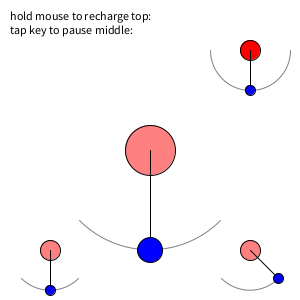
Frame 1 (no input)
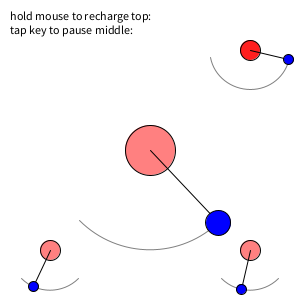
Frame 60 (the mouse pressed at the canvas centre just before this capture)
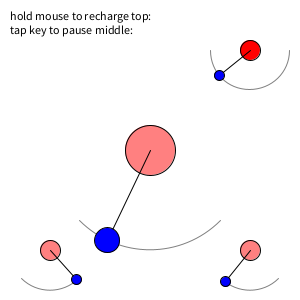
Frame 120 (the mouse held since frame 60 and released just before this capture)

The Processing sketch that drew these frames (run headless with seeded random() and noise(); from frame 60 on, the mouse is pressed at the canvas centre):

// Processing sketch: Pendulums
// ── Pendulums.pde
// Pendulums -- a sin-based pendulum class
// Jeremy Douglass 2017-04-16 Processing 3.2.2
// based on a sketch: https://forum.processing.org/two/discussion/15855/is-it-possible-to-create-a-pendolum-with-sin-and-cos

Pendulum pen, penDouble, penOffset, penSlow;

void setup() {
  size(300, 300);
  pen       = new Pendulum(100, PI/100, 0.5, 0, 0);
  penDouble = new Pendulum( 40, PI/50, 0.5, 0, 0);
  penOffset = new Pendulum( 40, PI/100, 0.5, 0, HALF_PI);
  penSlow   = new Pendulum( 40, PI/100, 1.0, 0.002, 0);
}
void draw() {
  background(255);
  fill(0);
  text("hold mouse to recharge top: \ntap key to pause middle:", 10, 20);

  translate(width/2, height/2);
  penDraw(pen);
  translate(-100, 100);
  penDraw(penDouble);
  translate(200, 0);
  penDraw(penOffset);
  translate(0, -200);
  penDraw(penSlow);

  if (mousePressed) {
    penSlow.faster();
  } else {
    penSlow.slower();
  }
}

void keyReleased() {
  pen.paused = !pen.paused; // freeze-unfreeze pendulum
}

void penDraw(Pendulum p) {
  if (!p.paused) { 
    p.update();
  }
  pushStyle();
  noFill();
  stroke(128);
  arc(0, 0, 2*p.rod, 2*p.rod, HALF_PI*(1-p.strength), HALF_PI*(1-p.strength) + PI*p.strength);
  stroke(0);
  if (!p.paused) {
    fill(255, 0, 0, p.strength*255);
    ellipse(0, 0, p.rod/2, p.rod/2);
  }
  line(0, 0, p.pos.x, p.pos.y);
  fill(0, 0, 255);
  ellipse(p.pos.x, p.pos.y, p.rod/4, p.rod/4);
  popStyle();
}

class Pendulum {
  float rod;        // length of the rod
  float speed;      // speed of swing
  float strength;   // strength of swing
  float decay;      // decay of swing
  float time;       // time
  boolean paused;
  PVector pos = new PVector();

  Pendulum(float rod_, float speed_, float strength_, float decay_, float time_) {
    rod = rod_;
    speed = speed_;
    strength = strength_;
    decay = decay_;
    time = time_;
  };
  void update() {
    pos.x = sin(HALF_PI*strength*sin(time))*rod;  
    pos.y = cos(HALF_PI*strength*sin(time))*rod;
    time = time + speed;
  }
  void faster() {
    strength = min(1, strength + decay);
  }
  void slower() {
    strength = max(strength - decay, 0);
  }
}
